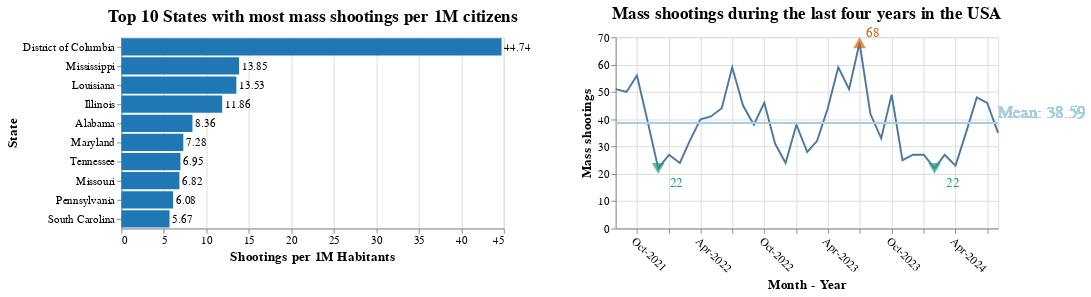

Notebook code cell kept with this figure:
### Code cell
# Chart preparation
Q1_Q4_charts = (Q1_barchart_final | Q4_linechart_final).properties(spacing = 50)
Q2_charts = (Q2_state_map_final | Q2_county_map_final).resolve_scale(color='independent').properties(spacing = 80)
Qextra_charts = (Qextra_injured_map_final | Qextra_killed_map_final).resolve_scale(color='independent').properties(spacing = 80)

Q1_Q4_charts.display()
Q2_charts.display()
Qextra_charts.display()
Q3_scatterplot.display()

### Figure 1 — Vega-Lite specification as saved in the notebook (floating-point values rounded to 4 significant figures)
{"config": {"view": {"continuousWidth": 400, "continuousHeight": 300}}, "hconcat": [{"layer": [{"mark": "bar", "encoding": {"color": {"value": "#1f78b4"}, "order": {"field": "Shootings per 1M Habitants", "sort": "descending", "type": "quantitative"}, "x": {"axis": {"labelColor": "black", "labelFontSize": 12, "titleColor": "black", "titleFontSize": 14}, "field": "Shootings per 1M Habitants", "type": "quantitative"}, "y": {"axis": {"labelColor": "black", "labelFontSize": 12, "titleColor": "black", "titleFontSize": 14}, "field": "State", "sort": "-x", "type": "nominal"}}, "height": 200, "title": {"text": "Top 10 States with most mass shootings per 1M citizens", "color": "black", "fontSize": 18, "offset": 12.5}, "transform": [{"filter": "(datum.Top_10 === true)"}], "width": 400}, {"mark": {"type": "text", "align": "left", "baseline": "middle", "color": "black", "dx": 3, "fontSize": 12}, "encoding": {"text": {"field": "Shootings per 1M Habitants", "format": ".2f", "type": "quantitative"}, "x": {"field": "Shootings per 1M Habitants", "type": "quantitative"}, "y": {"field": "State", "sort": "-x", "type": "nominal"}}, "height": 200, "transform": [{"filter": "(datum.Top_10 === true)"}], "width": 400}], "data": {"name": "data-c7ec64b133f0c2576f8bae99484eb726"}}, {"layer": [{"data": {"name": "data-5e53e87627c7d99cc766d8dd5957bf75"}, "mark": "line", "encoding": {"x": {"axis": {"format": "%b-%Y", "labelAngle": 45, "labelColor": "black", "labelFontSize": 12, "titleColor": "black", "titleFontSize": 14}, "field": "Year_Month", "title": "Month - Year", "type": "temporal"}, "y": {"axis": {"labelColor": "black", "labelFontSize": 12, "titleColor": "black", "titleFontSize": 14}, "field": "Count", "title": "Mass shootings", "type": "quantitative"}}, "height": 200, "title": {"text": "Mass shootings during the last four years in the USA", "color": "black", "fontSize": 18}, "width": 400}, {"data": {"name": "data-2f5b7b97c78dc3b67c873bf54a98a343"}, "mark": {"type": "point", "color": "#d95f02", "filled": true, "shape": "triangle-up", "size": 170}, "encoding": {"x": {"field": "Year_Month", "type": "temporal"}, "y": {"field": "Count", "type": "quantitative"}}}, {"data": {"name": "data-a1bd81eaeb7e078acece5ccd9b601af5"}, "mark": {"type": "point", "color": "#1b9e77", "filled": true, "shape": "triangle-down", "size": 170}, "encoding": {"x": {"field": "Year_Month", "type": "temporal"}, "y": {"field": "Count", "type": "quantitative"}}}, {"data": {"name": "data-5e53e87627c7d99cc766d8dd5957bf75"}, "mark": {"type": "rule", "color": "#a6cee3"}, "encoding": {"y": {"field": "mean_value", "type": "quantitative"}}, "transform": [{"calculate": "38.59", "as": "mean_value"}]}, {"data": {"name": "data-5e53e87627c7d99cc766d8dd5957bf75"}, "mark": {"type": "text", "align": "left", "color": "#a6cee3", "dx": 200, "dy": -10, "size": 18}, "encoding": {"text": {"value": "Mean: 38.59"}, "y": {"field": "mean_value", "type": "quantitative"}}, "transform": [{"calculate": "38.59", "as": "mean_value"}]}, {"data": {"name": "data-2f5b7b97c78dc3b67c873bf54a98a343"}, "mark": {"type": "text", "align": "left", "color": "#d95f02", "dx": 7, "dy": -10, "fontSize": 14}, "encoding": {"text": {"field": "Count", "type": "quantitative"}, "x": {"field": "Year_Month", "type": "temporal"}, "y": {"field": "Count", "type": "quantitative"}}}, {"data": {"name": "data-a1bd81eaeb7e078acece5ccd9b601af5"}, "mark": {"type": "text", "align": "left", "color": "#1b9e77", "dx": 12, "dy": 15, "fontSize": 14}, "encoding": {"text": {"field": "Count", "type": "quantitative"}, "x": {"field": "Year_Month", "type": "temporal"}, "y": {"field": "Count", "type": "quantitative"}}}]}], "spacing": 50, "$schema": "https://vega.github.io/schema/vega-lite/v4.17.0.json", "datasets": {"data-c7ec64b133f0c2576f8bae99484eb726": [{"State": "District of Columbia", "Total Shootings": 30, "Population": 670587, "Shootings per 1M Habitants": 44.74, "Top_10": true}, {"State": "Mississippi", "Total Shootings": 41, "Population": 2961279, "Shootings per 1M Habitants": 13.85, "Top_10": true}, {"State": "Louisiana", "Total Shootings": 63, "Population": 4657757, "Shootings per 1M Habitants": 13.53, "Top_10": true}, {"State": "Illinois", "Total Shootings": 152, "Population": 12812508, "Shootings per 1M Habitants": 11.86, "Top_10": true}, {"State": "Alabama", "Total Shootings": 42, "Population": 5024279, "Shootings per 1M Habitants": 8.359, "Top_10": true}, {"State": "Maryland", "Total Shootings": 45, "Population": 6177224, "Shootings per 1M Habitants": 7.285, "Top_10": true}, {"State": "Tennessee", "Total Shootings": 48, "Population": 6910840, "Shootings per 1M Habitants": 6.946, "Top_10": true}, {"State": "Missouri", "Total Shootings": 42, "Population": 6154913, "Shootings per 1M Habitants": 6.824, "Top_10": true}, {"State": "Pennsylvania", "Total Shootings": 79, "Population": 13002700, "Shootings per 1M Habitants": 6.076, "Top_10": true}, {"State": "South Carolina", "Total Shootings": 29, "Population": 5118425, "Shootings per 1M Habitants": 5.666, "Top_10": true}, {"State": "Colorado", "Total Shootings": 32, "Population": 5773714, "Shootings per 1M Habitants": 5.542, "Top_10": false}, {"State": "North Carolina", "Total Shootings": 56, "Population": 10439388, "Shootings per 1M Habitants": 5.364, "Top_10": false}, {"State": "Kentucky", "Total Shootings": 23, "Population": 4505836, "Shootings per 1M Habitants": 5.104, "Top_10": false}, {"State": "Indiana", "Total Shootings": 34, "Population": 6785528, "Shootings per 1M Habitants": 5.011, "Top_10": false}, {"State": "Arkansas", "Total Shootings": 15, "Population": 3011524, "Shootings per 1M Habitants": 4.981, "Top_10": false}, {"State": "Ohio", "Total Shootings": 58, "Population": 11799448, "Shootings per 1M Habitants": 4.915, "Top_10": false}, {"State": "Minnesota", "Total Shootings": 28, "Population": 5706494, "Shootings per 1M Habitants": 4.907, "Top_10": false}, {"State": "Georgia", "Total Shootings": 51, "Population": 10711908, "Shootings per 1M Habitants": 4.761, "Top_10": false}, {"State": "Wisconsin", "Total Shootings": 27, "Population": 5893718, "Shootings per 1M Habitants": 4.581, "Top_10": false}, {"State": "Texas", "Total Shootings": 131, "Population": 29145505, "Shootings per 1M Habitants": 4.495, "Top_10": false}, {"State": "Michigan", "Total Shootings": 42, "Population": 10077331, "Shootings per 1M Habitants": 4.168, "Top_10": false}, {"State": "Virginia", "Total Shootings": 33, "Population": 8631393, "Shootings per 1M Habitants": 3.823, "Top_10": false}, {"State": "New Mexico", "Total Shootings": 8, "Population": 2117522, "Shootings per 1M Habitants": 3.778, "Top_10": false}, {"State": "Nebraska", "Total Shootings": 6, "Population": 1961504, "Shootings per 1M Habitants": 3.059, "Top_10": false}, {"State": "Nevada", "Total Shootings": 9, "Population": 3104614, "Shootings per 1M Habitants": 2.899, "Top_10": false}, {"State": "Oklahoma", "Total Shootings": 11, "Population": 3959353, "Shootings per 1M Habitants": 2.778, "Top_10": false}, {"State": "California", "Total Shootings": 105, "Population": 39538223, "Shootings per 1M Habitants": 2.656, "Top_10": false}, {"State": "Florida", "Total Shootings": 54, "Population": 21538187, "Shootings per 1M Habitants": 2.507, "Top_10": false}, {"State": "Washington", "Total Shootings": 19, "Population": 7705281, "Shootings per 1M Habitants": 2.466, "Top_10": false}, {"State": "New York", "Total Shootings": 48, "Population": 20201249, "Shootings per 1M Habitants": 2.376, "Top_10": false}, {"State": "South Dakota", "Total Shootings": 2, "Population": 886667, "Shootings per 1M Habitants": 2.256, "Top_10": false}, {"State": "Arizona", "Total Shootings": 16, "Population": 7151502, "Shootings per 1M Habitants": 2.237, "Top_10": false}, {"State": "Maine", "Total Shootings": 3, "Population": 1362359, "Shootings per 1M Habitants": 2.202, "Top_10": false}, {"State": "Iowa", "Total Shootings": 7, "Population": 3190369, "Shootings per 1M Habitants": 2.194, "Top_10": false}, {"State": "New Jersey", "Total Shootings": 20, "Population": 9288994, "Shootings per 1M Habitants": 2.153, "Top_10": false}, {"State": "Massachusetts", "Total Shootings": 15, "Population": 7029917, "Shootings per 1M Habitants": 2.134, "Top_10": false}, {"State": "Kansas", "Total Shootings": 6, "Population": 2937880, "Shootings per 1M Habitants": 2.042, "Top_10": false}, {"State": "Delaware", "Total Shootings": 2, "Population": 989948, "Shootings per 1M Habitants": 2.02, "Top_10": false}, {"State": "District of Columbia federal voting rights", "Total Shootings": 1, "Population": 670587, "Shootings per 1M Habitants": 1.491, "Top_10": false}, {"State": "Oregon", "Total Shootings": 6, "Population": 4237256, "Shootings per 1M Habitants": 1.416, "Top_10": false}, {"State": "Connecticut", "Total Shootings": 5, "Population": 3605944, "Shootings per 1M Habitants": 1.387, "Top_10": false}, {"State": "Alaska", "Total Shootings": 1, "Population": 733391, "Shootings per 1M Habitants": 1.364, "Top_10": false}, {"State": "North Dakota", "Total Shootings": 1, "Population": 779094, "Shootings per 1M Habitants": 1.284, "Top_10": false}, {"State": "West Virginia", "Total Shootings": 2, "Population": 1793716, "Shootings per 1M Habitants": 1.115, "Top_10": false}, {"State": "Idaho", "Total Shootings": 2, "Population": 1839106, "Shootings per 1M Habitants": 1.087, "Top_10": false}, {"State": "Rhode Island", "Total Shootings": 1, "Population": 1097379, "Shootings per 1M Habitants": 0.9113, "Top_10": false}, {"State": "New Hampshire", "Total Shootings": 1, "Population": 1377529, "Shootings per 1M Habitants": 0.7259, "Top_10": false}, {"State": "Hawaii", "Total Shootings": 1, "Population": 1455271, "Shootings per 1M Habitants": 0.6872, "Top_10": false}, {"State": "Utah", "Total Shootings": 1, "Population": 3271616, "Shootings per 1M Habitants": 0.3057, "Top_10": false}, {"State": "Montana", "Total Shootings": 0, "Population": 1122878, "Shootings per 1M Habitants": 0.0, "Top_10": false}, {"State": "Wyoming", "Total Shootings": 0, "Population": 584057, "Shootings per 1M Habitants": 0.0, "Top_10": false}, {"State": "Vermont", "Total Shootings": 0, "Population": 643077, "Shootings per 1M Habitants": 0.0, "Top_10": false}], "data-5e53e87627c7d99cc766d8dd5957bf75": [{"Year_Month": "2021-08-01T00:00:00", "Count": 51}, {"Year_Month": "2021-09-01T00:00:00", "Count": 50}, {"Year_Month": "2021-10-01T00:00:00", "Count": 56}, {"Year_Month": "2021-11-01T00:00:00", "Count": 39}, {"Year_Month": "2021-12-01T00:00:00", "Count": 22}, {"Year_Month": "2022-01-01T00:00:00", "Count": 27}, {"Year_Month": "2022-02-01T00:00:00", "Count": 24}, {"Year_Month": "2022-03-01T00:00:00", "Count": 32}, {"Year_Month": "2022-04-01T00:00:00", "Count": 40}, {"Year_Month": "2022-05-01T00:00:00", "Count": 41}, {"Year_Month": "2022-06-01T00:00:00", "Count": 44}, {"Year_Month": "2022-07-01T00:00:00", "Count": 59}, {"Year_Month": "2022-08-01T00:00:00", "Count": 45}, {"Year_Month": "2022-09-01T00:00:00", "Count": 38}, {"Year_Month": "2022-10-01T00:00:00", "Count": 46}, {"Year_Month": "2022-11-01T00:00:00", "Count": 31}, {"Year_Month": "2022-12-01T00:00:00", "Count": 24}, {"Year_Month": "2023-01-01T00:00:00", "Count": 38}, {"Year_Month": "2023-02-01T00:00:00", "Count": 28}, {"Year_Month": "2023-03-01T00:00:00", "Count": 32}, {"Year_Month": "2023-04-01T00:00:00", "Count": 44}, {"Year_Month": "2023-05-01T00:00:00", "Count": 59}, {"Year_Month": "2023-06-01T00:00:00", "Count": 51}, {"Year_Month": "2023-07-01T00:00:00", "Count": 68}, {"Year_Month": "2023-08-01T00:00:00", "Count": 42}, {"Year_Month": "2023-09-01T00:00:00", "Count": 33}, {"Year_Month": "2023-10-01T00:00:00", "Count": 49}, {"Year_Month": "2023-11-01T00:00:00", "Count": 25}, {"Year_Month": "2023-12-01T00:00:00", "Count": 27}, {"Year_Month": "2024-01-01T00:00:00", "Count": 27}, {"Year_Month": "2024-02-01T00:00:00", "Count": 22}, {"Year_Month": "2024-03-01T00:00:00", "Count": 27}, {"Year_Month": "2024-04-01T00:00:00", "Count": 23}, {"Year_Month": "2024-05-01T00:00:00", "Count": 35}, {"Year_Month": "2024-06-01T00:00:00", "Count": 48}, {"Year_Month": "2024-07-01T00:00:00", "Count": 46}, {"Year_Month": "2024-08-01T00:00:00", "Count": 35}], "data-2f5b7b97c78dc3b67c873bf54a98a343": [{"Year_Month": "2023-07-01T00:00:00", "Count": 68}], "data-a1bd81eaeb7e078acece5ccd9b601af5": [{"Year_Month": "2021-12-01T00:00:00", "Count": 22}, {"Year_Month": "2024-02-01T00:00:00", "Count": 22}]}}
